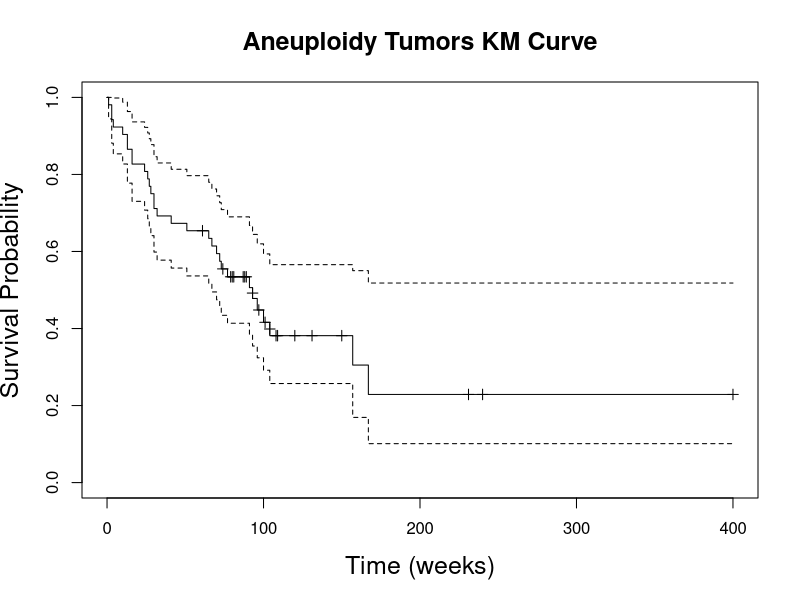
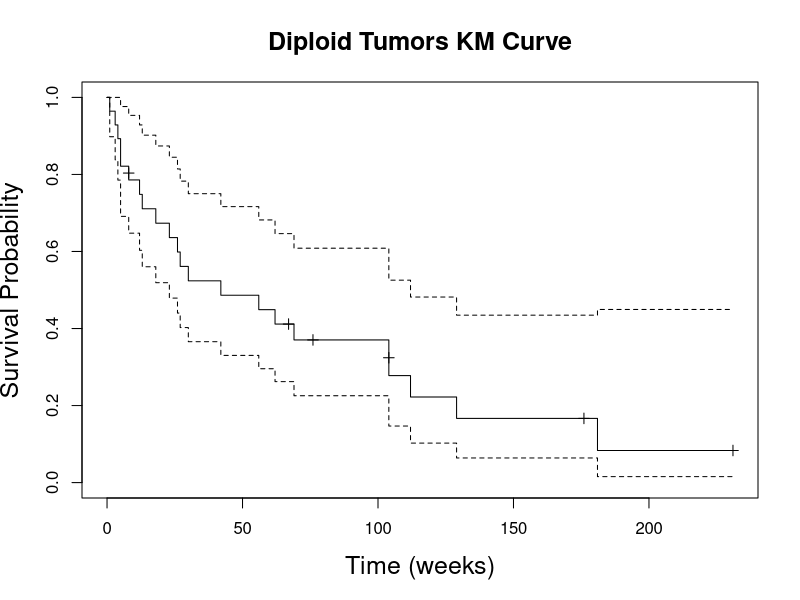

Write R code to recreate these figures, in order.
## ---- chunk 1
knitr::opts_chunk$set(echo = TRUE, message = FALSE, warning = FALSE, fig.align = "center", out.width = "90%")

library(survival)
library(KMsurv)
library(tidyverse)
library(dplyr)
## ---- chunk 2
data(tongue)
head(tongue)
## ---- chunk 3
# View Survival Data
tong.a = tongue[tongue$type == 1,]
Surv(time = tong.a$time, event = tong.a$delta)

# KM Survivor Function
KM.a = survfit(Surv(time,delta)~1, data = subset(tongue, type==1), conf.type='log')
plot(KM.a, mark.time = TRUE, 
     xlab="Time (weeks)", ylab="Survival Probability", main="Aneuploidy Tumors KM Curve",
     cex.lab=1.5, cex.main=1.5)

# Estimated 1-year survival rate with 95% CI
surv.a = summary(KM.a,time=52)
surv.a
## ---- chunk 4
# View Survival Data
tong.d = tongue[tongue$type == 2,]
Surv(time = tong.d$time, event = tong.d$delta)

# KM Survivor Function
KM.d = survfit(Surv(time,delta)~1, data = subset(tongue, type==2), conf.type='log')
plot(KM.d, mark.time = TRUE, 
     xlab="Time (weeks)", ylab="Survival Probability", main="Diploid Tumors KM Curve",
     cex.lab=1.5, cex.main=1.5)

# Estimated 1-year survival rate with 95% CI
surv.d = summary(KM.d,time=52)
surv.d
## ---- chunk 5
# Pull survival data into a tibble
dat = tibble(
  t.i = c(1, 2, 2, 4, 5, 6, 7, 8, 9, 10),
  delta = c(1, 1, 1, 0, 0, 1, 0, 0, 0, 0)
)

# Check that data has been entered correctly
Surv(time = dat$t.i, event = dat$delta)
## ---- chunk 6
km.table = dat |> 
  group_by(t.i) |> 
  summarize(d.i = sum(delta), .groups = "drop") |> # deaths for each t.i
  mutate(n.i = sapply(t.i, function(t) sum(dat$t.i >= t))) |> # number at risk
  filter(d.i > 0) |> # filter only death times
  mutate(
    csp = 1 - (d.i / n.i), # conditional survival probability at t.i
    survival = cumprod(1 - (d.i / n.i))) # cumulative product of csp

km.table |> 
  knitr::kable(digits = 3)
## ---- chunk 7
na.table = km.table |> 
  select(-c(csp, survival)) |> 
  mutate(
    h.t = d.i/n.i,
    cum.h = cumsum(h.t))

na.table |> 
  knitr::kable(digits = 3)
## ---- chunk 8
fa.est = na.table |> 
  filter(t.i == 6) |> 
  mutate(cum.h = -cum.h) |> 
  pull(cum.h) |> 
  exp()

fa.est
